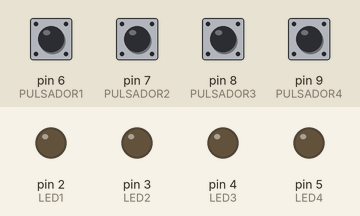
The sketch below on a simulated Arduino Uno, built with avr-gcc and run on an emulated ATmega328P. Parts: output pins drawn as LEDs (lit = HIGH). The test bench sets the inputs (shaded band); at power-on: pin 7 (PULSADOR2), pin 8 (PULSADOR3), pin 9 (PULSADOR4) HIGH, pin 6 (PULSADOR1) LOW. Random numbers use the default seed unless the sketch sets one.

Above: at 4.8 s.
4.9 s: pin 6 (PULSADOR1) pulled HIGH for 0.15 s
At 6.2 s:
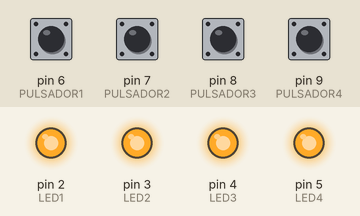
At 12.3 s:
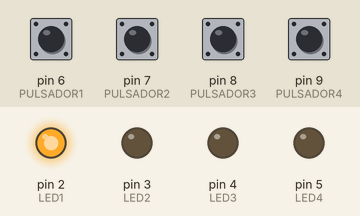
Timing chart, 0 to 16.0 s (numbered marks = the images above; inputs shaded):
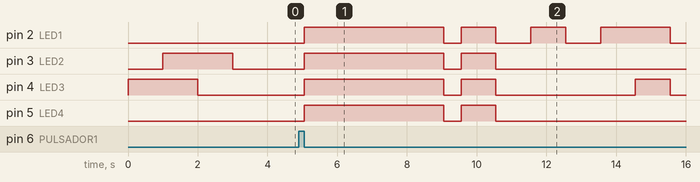

The sketch:

JUEGO_LUCES.ino
```cpp
int PULSADOR1=6;
int PULSADOR2=7;
int PULSADOR3=8;
int PULSADOR4=9;
int LED1=2;
int LED2=3;
int LED3=4;
int LED4=5;
int VALOR1=LOW;
int VALOR2=LOW;
int VALOR3=LOW;
int VALOR4=LOW;
boolean C1=false;
boolean C2=false;
boolean C3=false;
boolean C4=false;
int count=0;
void secuencia();
void reset();
void gO();
void revisar(int b);
int s[10],a=0,b=0;
void setup() {
  // put your setup code here, to run once:
  pinMode(PULSADOR1, INPUT);
  pinMode(PULSADOR2, INPUT);
  pinMode(PULSADOR3, INPUT);
  pinMode(PULSADOR4, INPUT);
  pinMode(LED1, OUTPUT);
  pinMode(LED2, OUTPUT);
  pinMode(LED3, OUTPUT);
  pinMode(LED4, OUTPUT);
  digitalWrite(LED1, LOW);
  digitalWrite(LED2, LOW);
  digitalWrite(LED3, LOW);
  digitalWrite(LED4, LOW);
   Serial.begin(9600);

  // if analog input pin 0 is unconnected, random analog
  // noise will cause the call to randomSeed() to generate
  // different seed numbers each time the sketch runs.
  // randomSeed() will then shuffle the random function.
  randomSeed(analogRead(0));

}

void loop() {

  // put your main code here, to run repeatedly:
  count=0;
  for(int i=0;i<4;i++){
    secuencia();
    a++;
    delay(1000);

  }
  reset();


  while(digitalRead(PULSADOR1)!=HIGH && digitalRead(PULSADOR2)!=HIGH && digitalRead(PULSADOR3)!=HIGH && digitalRead(PULSADOR4)!=HIGH);

  do{

    if((digitalRead(PULSADOR1)==HIGH)){
      VALOR1=1;
    }

    if(VALOR1==HIGH && digitalRead(PULSADOR1)==LOW ){
    C1=!C1;
    revisar(1);
      count++;
      digitalWrite(LED1, C1);

      VALOR1=0;
    }


   if((digitalRead(PULSADOR2)==HIGH)){
      VALOR2=1;
    }
    if(VALOR2==HIGH && digitalRead(PULSADOR2)==LOW ){
      C2=!C2;
      revisar(2);
        count++;
        digitalWrite(LED2, C2);

        VALOR2=0;
      }

  if((digitalRead(PULSADOR3)==HIGH)){
    VALOR3=1;
  }
  if(VALOR3==HIGH && digitalRead(PULSADOR3)==LOW ){
    C3=!C3;
    revisar(3);
      count++;
      digitalWrite(LED3, C3);

      VALOR3=0;
    }

 if((digitalRead(PULSADOR4)==HIGH)){
    VALOR4=1;
  }
  if(VALOR4==HIGH && digitalRead(PULSADOR4)==LOW ){
    C4=!C4;
    revisar(4);
      count++;
      digitalWrite(LED4, C4);

      VALOR4=0;
    }


  }while(count<a);
  delay(2000);
  gO();
  reset();
  delay(500);
  gO();
  reset();
  a=0;
  delay(1000);
}
void secuencia(){
  int i;
    i = random(1,4);
    switch (i){
      case 1:
        digitalWrite(LED1, !C1);
        C1=!C1;
        s[a]=1;

        break;
      case 2:
        digitalWrite(LED2, !C2);
        C2=!C2;
        s[a]=2;

        break;
      case 3:
        digitalWrite(LED3, !C3);
        C3=!C3;
        s[a]=3;

        break;
      case 4:
        digitalWrite(LED4, !C4);
        C4=!C4;
        s[a]=4;

        break;
    }
}
void reset(){
  digitalWrite(LED1, LOW);
  digitalWrite(LED2, LOW);
  digitalWrite(LED3, LOW);
  digitalWrite(LED4, LOW);
  C1=false;
  C2=false;
  C3=false;
  C4=false;

}
void gO(){

        digitalWrite(LED1, true);

        digitalWrite(LED2, true);

        digitalWrite(LED3, true);

        digitalWrite(LED4, true);
    delay(1000);
}
void revisar(int b){

    if(s[count]!=b){
      gO();
      count=a;
    }

}
```

Measured:
- after the input at 4.9 s, pin 2 (LED1): LOW → HIGH after 0.15 s, → LOW 4.0 s later, → HIGH 0.50 s later, → LOW 1.0 s later, … (8 changes in this stretch); pin 3 (LED2): LOW → HIGH after 0.15 s, → LOW 4.0 s later, → HIGH 0.50 s later, → LOW 1.0 s later
